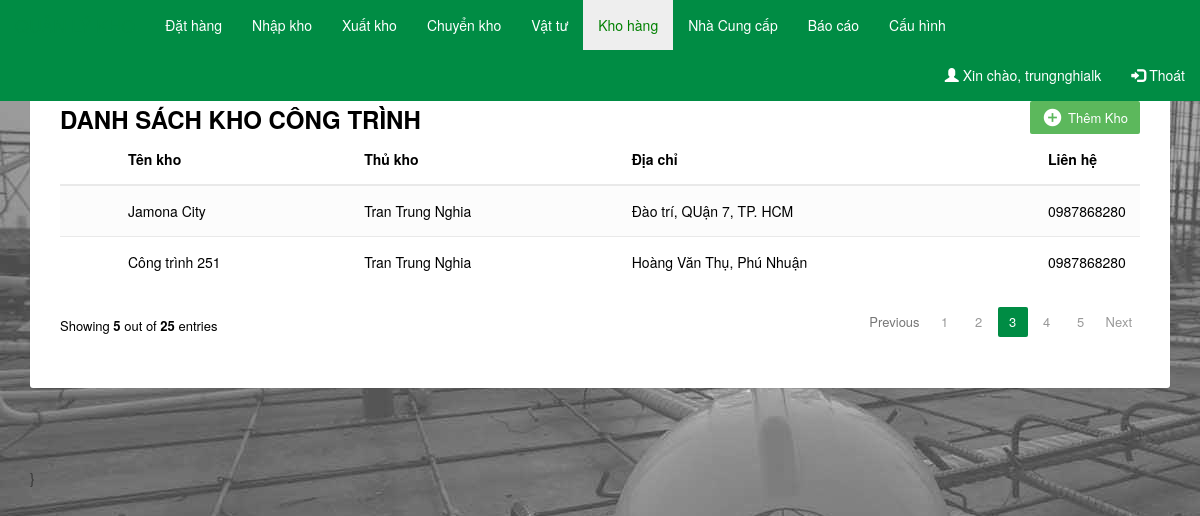
/index.php?id=khohang (signed in), run on the app's committed database.
### tables this page shows
CREATE TABLE IF NOT EXISTS `users` (
  `username` varchar(50) NOT NULL,
  `pass` varchar(50) NOT NULL,
  `hovaten` varchar(100) NOT NULL,
  `email` varchar(50) NOT NULL,
  `sdt` varchar(20) NOT NULL,
  `manager` varchar(30) NOT NULL,
  `warehouse_id` int(11) NOT NULL,
  PRIMARY KEY (`username`)
);

CREATE TABLE IF NOT EXISTS `warehouse` (
  `warehouse_id` int(11) NOT NULL AUTO_INCREMENT,
  `warehouse_name` varchar(200) NOT NULL,
  `warehouse_adr` varchar(1000) NOT NULL,
  `username` varchar(50) NOT NULL,
  `Goodsreceipt_count` int(255) DEFAULT '0',
  `GoodsIssue_count` int(255) NOT NULL DEFAULT '0',
  `Order_count` int(255) NOT NULL DEFAULT '0',
  PRIMARY KEY (`warehouse_id`)
);

### warehouse.php (the view, shortened to what this page needs)
<div class="container">
    <div class="table-wrapper">
        <div class="table-title">
            <div class="row">
                <div class="col-sm-6">
                <h2><b>DANH SÁCH KHO CÔNG TRÌNH</b></h2>
            </div>
          <div class="col-sm-6">
            <a href="#addmaterials" class="btn btn-success" data-toggle="modal"><i class="material-icons">&#xE147;</i> <span>Thêm Kho</span></a>
        </div>
    </div>
    <table class="table table-striped table-hover">
        <thead>
           <tr>
            <th></th>
            <th>Tên kho</th>
            <th>Thủ kho</th>
            <th>Địa chỉ</th>
            <th>Liên hệ</th>
            </tr>
        </thead>
        <tbody>
          <?php
            $sql = "select * from warehouse inner join users on warehouse.username = users.username";
            $result = mysql_query($sql);
            while ($row = mysql_fetch_array($result)) {
          ?>
            <tr>
                <td></td>
                <td><?php echo $row['warehouse_name'] ?></td>
                <td><?php echo $row['hovaten'] ?></td>
                <td><?php echo $row['warehouse_adr'] ?></td>
                <td><?php echo $row['sdt'] ?></td>
            </tr>
          <?php } ?>
        </tbody>
    </table>
  <div class="clearfix">
        <div class="hint-text">Showing <b>5</b> out of <b>25</b> entries</div>
      <ul class="pagination">
          <li class="page-item disabled"><a href="#">Previous</a></li>
            <li class="page-item"><a href="#" class="page-link">1</a></li>
            <li class="page-item"><a href="#" class="page-link">2</a></li>
            <li class="page-item active"><a href="#" class="page-link">3</a></li>
            <li class="page-item"><a href="#" class="page-link">4</a></li>
            <li class="page-item"><a href="#" class="page-link">5</a></li>
            <li class="page-item"><a href="#" class="page-link">Next</a></li>
        </ul>
    </div>
</div>
</div>

### css/style.css (style rules this page uses)
.body { background-image: url("../images/background.jpg"); background-repeat: no-repeat; background-attachment: fixed; }
.table-wrapper { background: #fff; padding: 20px 25px; margin: 80px 0; border-radius: 3px; box-shadow: 0 1px 1px rgba(0,0,0,.05); }
.table-title { border-top: 5px solid #4cae4c; padding-bottom: 15px; background: #fff; color: #000; padding: 16px 30px; margin: -20px -25px 10px; border-radius: 3px 3px 0 0; }
.table-title h2 { margin: 5px 0 0; font-size: 24px; }
.table-title .btn { color: #fff; float: right; font-size: 13px; border: none; min-width: 50px; border-radius: 2px; border: none; outline: none !important; margin-left: 10px; }
.table-title .btn i { float: left; font-size: 21px; margin-right: 5px; }
.table-title .btn span { float: left; margin-top: 2px; }
table.table tr th, table.table tr td { border-color: #e9e9e9; vertical-align: middle; height: 51px; }
table.table tr th:first-child { width: 60px; }
table.table tr th:last-child { width: 100px; }
table.table-striped tbody tr:nth-of-type(odd) { background-color: #fcfcfc; }
.pagination { float: right; margin: 0 0 5px; }
.pagination li a { border: none; font-size: 13px; min-width: 30px; min-height: 30px; color: #999; margin: 0 2px; line-height: 30px; border-radius: 2px !important; text-align: center; padding: 0 6px; }
.pagination li.active a, .pagination li.active a.page-link { background: #008c44; }
.hint-text { float: left; margin-top: 10px; font-size: 13px; }

### data on the page
users: warehouse.warehouse_name "Jamona City", hovaten "Tran Trung Nghia", warehouse.warehouse_adr "Đào trí, QUận 7, TP. HCM", sdt "0987868280", warehouse.warehouse_name "Công trình 251", warehouse.warehouse_adr "Hoàng Văn Thụ, Phú Nhuận"

### other printed values
$_SESSION['username'] "trungnghialk"
